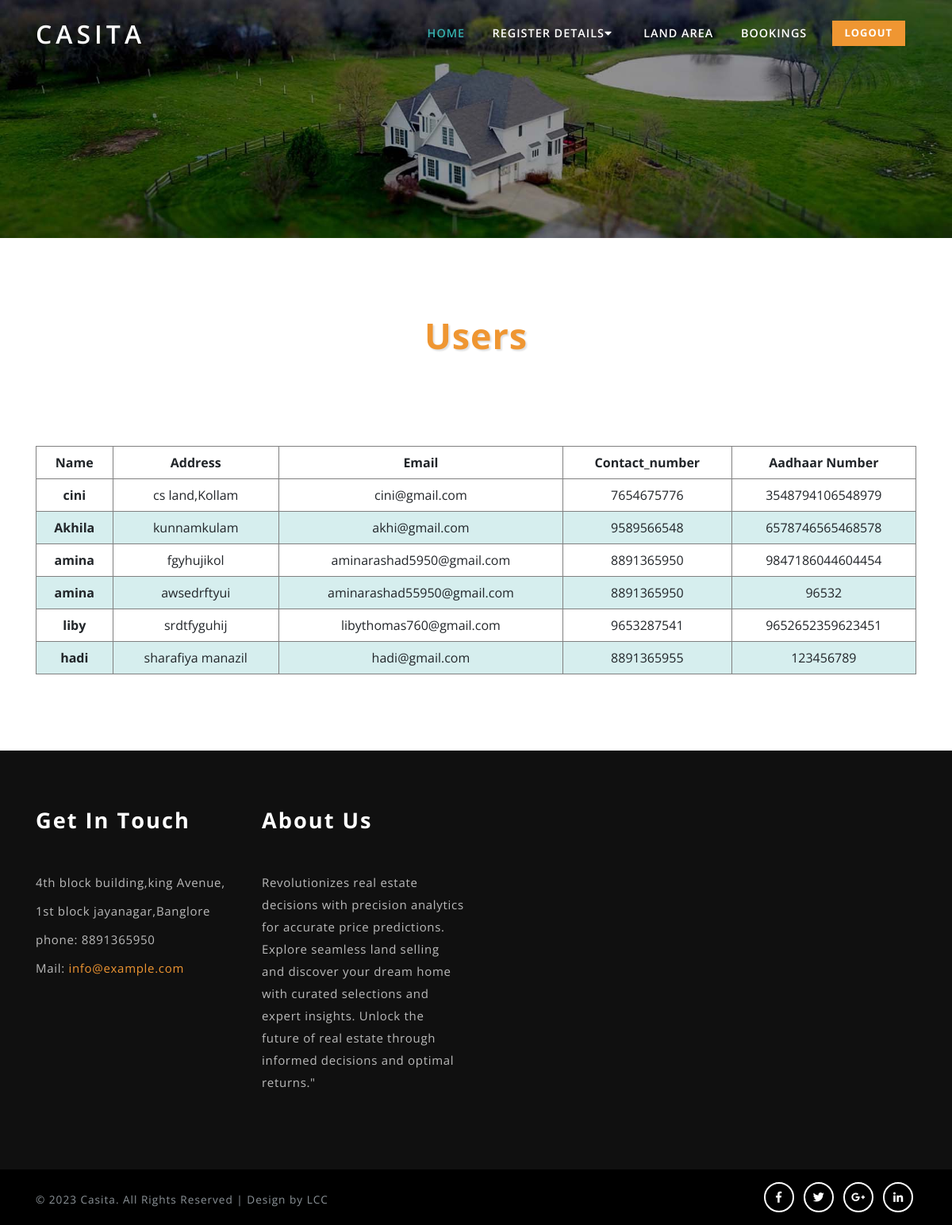
/viewusers/, run on the app's committed database.
### realestateapp/models.py (models this page shows)
class User(models.Model):
    name=models.CharField(max_length=40,null=True)
    address=models.CharField(max_length=40,null=True)
    email=models.CharField(max_length=40,null=True)
    phone=models.CharField(max_length=40,null=True)
    aadhaar_no=models.CharField(max_length=40,null=True)
    user=models.ForeignKey(Login,on_delete=models.CASCADE,null=True)

### realestateapp/views.py (the view)
# urls.py: path('viewusers/',views.view_users),
def view_users(request):
    qy=User.objects.all()
    return render(request,'Admin/users.html',{'qy':qy})

### Template/Admin/users.html (shortened to what this page needs)
{% extends 'Admin/adminHome.html' %}
{% load static %}
{% block header %}
<section class="banner-bottom py-lg-5 py-md-5 py-3">
    <div class="container">
        <div class="inner-sec py-lg-5 py-3">
            <h3 class="tittle text-center mb-md-5 mb-4">Users</h3>
            <div class="contact_grid_right">
                    <table border="1">
                      <thead>
                          <tr>
                            <th scope="col">Name</th>
                            <th scope="col">Address</th>
                            <th scope="col">Email</th>
                            <th scope="col">Contact_number</th>
                            <th scope="col">Aadhaar Number</th>
                          </tr>
                        </thead>
                        <tbody id="tableBody">
                            {% for d in qy %}
                          <tr>
                            <th scope="row">{{d.name}}</th>
                            <td>{{d.address}}</td>
                            <td>{{d.email}}</td>
                            <td>{{d.phone}}</td>
                            <td>{{d.aadhaar_no}}</td>
                          </tr>
                          {% endfor %}
                        </tbody>
                      </table>
            </div>
        </div>
    </div>
</section>
{% endblock %}

### static/css/style.css (style rules this page uses)
html, body { margin: 0; font-size: 100%; font-family: 'Open Sans', sans-serif; background: #fff; }
h1, h2, h3, h4, h5, h6 { margin: 0; font-family: 'Open Sans', sans-serif; letter-spacing: 1px; font-weight: 700; }
h3.tittle { text-shadow: 2px 2px 2px rgba(41, 41, 41, 0.15); font-size: 3em; color: #ef9632; font-weight: 700; }
@media (max-width:1280px) { h3.tittle { font-size: 2.8em; } }

### static/css/contact.css (style rules this page uses)
.contact_grid_right { padding-top:4em; }
.contact_grid_right { width: 100%; }

### Template/Admin/users.html (style rules this page uses)
table { border-collapse: collapse; width: 100%; }
th, td { text-align: center; padding: 8px; }
tr:nth-child(even) { background-color: #D6EEEE; }

### data on the page
User: name "cini", address "cs land,Kollam", email "cini@gmail.com", phone "7654675776", aadhaar_no "3548794106548979"
User: name "Akhila", address "kunnamkulam", email "akhi@gmail.com", phone "9589566548", aadhaar_no "6578746565468578"
User: name "amina", address "fgyhujikol", email "aminarashad5950@gmail.com", phone "8891365950", aadhaar_no "9847186044604454"
User: name "amina", address "awsedrftyui", email "aminarashad55950@gmail.com", phone "8891365950", aadhaar_no "96532"
User: name "liby", address "srdtfyguhij", email "libythomas760@gmail.com", phone "9653287541", aadhaar_no "9652652359623451"
User: name "hadi", address "sharafiya manazil", email "hadi@gmail.com", phone "8891365955", aadhaar_no "123456789"
